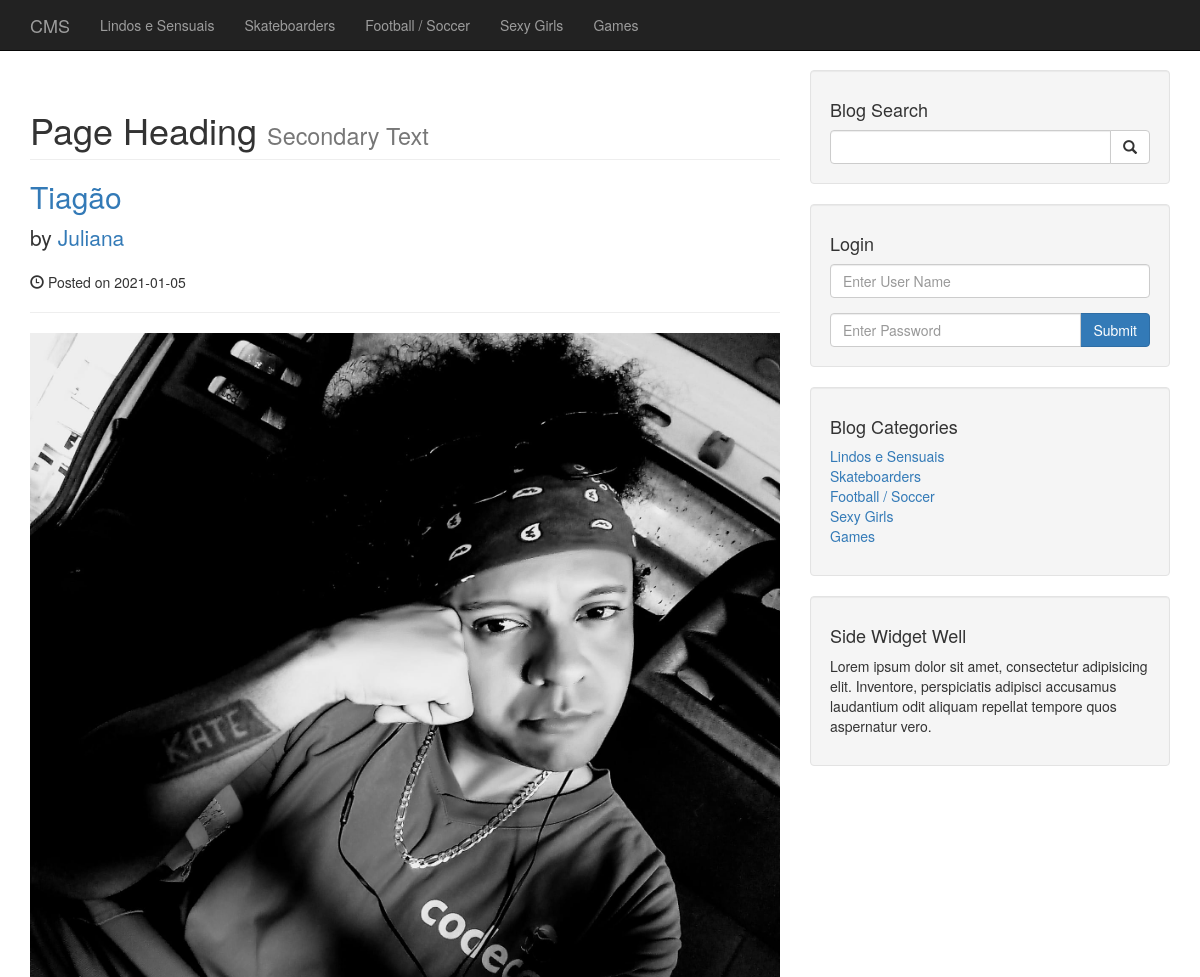
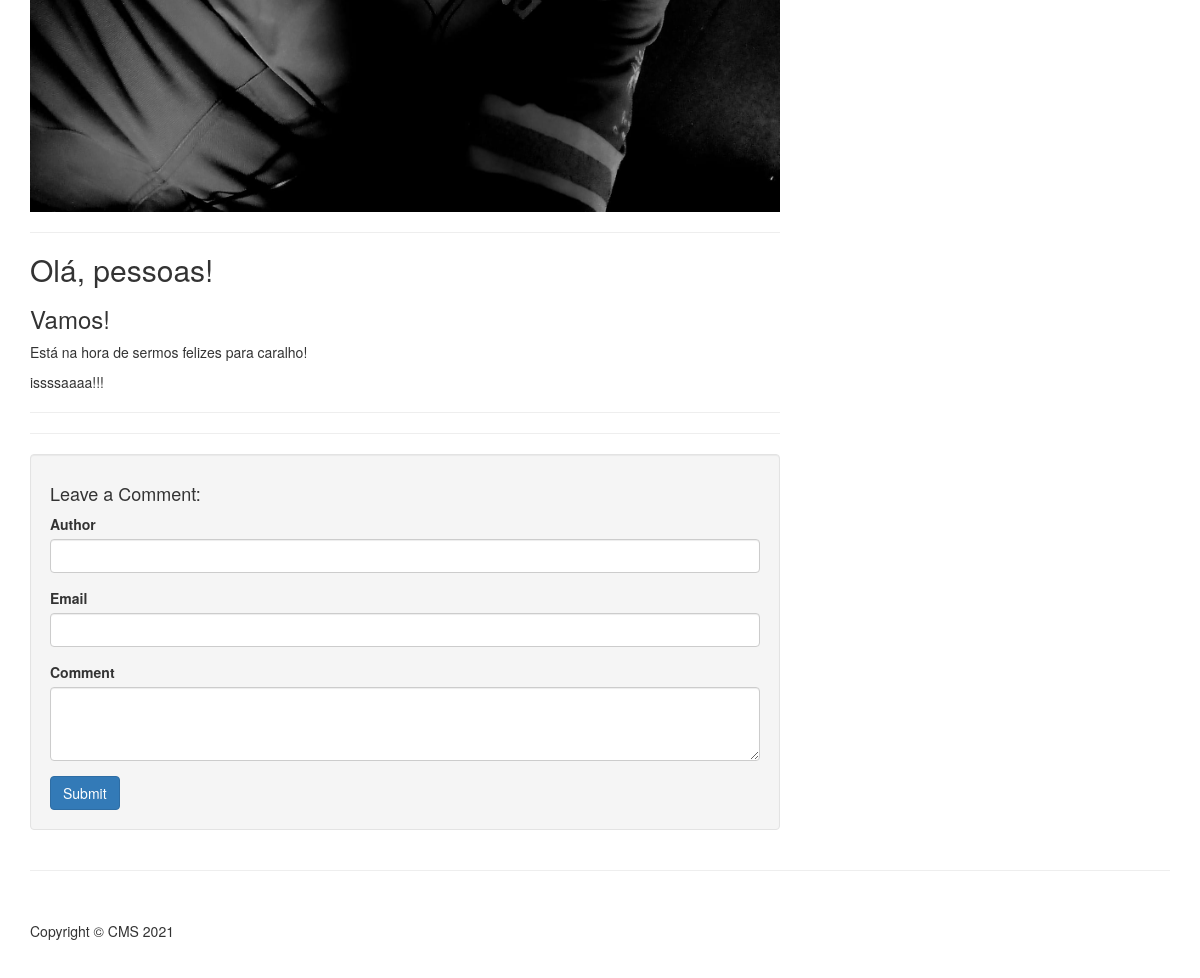
The page /cms/post.php?p_id=24 on the database its author committed (2 pictures, top to bottom).
### tables this page shows
CREATE TABLE `categories` (
  `cat_id` int(3) NOT NULL,
  `cat_title` varchar(255) NOT NULL
);

CREATE TABLE `posts` (
  `post_id` int(3) NOT NULL,
  `post_category_id` int(3) NOT NULL,
  `post_title` varchar(255) NOT NULL,
  `post_author` varchar(255) NOT NULL,
  `post_date` date NOT NULL,
  `post_image` text NOT NULL,
  `post_content` text NOT NULL,
  `post_tags` varchar(255) NOT NULL,
  `post_comment_count` int(11) NOT NULL DEFAULT '0',
  `post_status` varchar(255) NOT NULL DEFAULT 'draft'
);

### cms/post.php (the view, shortened to what this page needs)
<?php require('includes/header.php'); ?>
    <?php require('includes/navigation.php'); ?>
    <div class="container">
        <div class="row">
            <div class="col-md-8">
                <h1 class="page-header">
                    Page Heading
                    <small>Secondary Text</small>
                </h1>
                <?php
                    if (isset($_GET['p_id'])) {
                        $the_post_id = $_GET['p_id'];
                    }
                    $query = "SELECT * FROM posts WHERE post_id = $the_post_id";
                    $select_all_posts_query = mysqli_query($connection, $query);
                    while ($row = mysqli_fetch_assoc($select_all_posts_query)) {
                        $post_title = $row['post_title'];
                        $post_author = $row['post_author'];
                        $post_date = $row['post_date'];
                        $post_image = $row['post_image'];
                        $post_content = $row['post_content'];
                        ?>
                        <h2>
                            <a href="#"><?php echo $post_title; ?></a>
                        </h2>
                        <p class="lead">
                            by <a href="index.php"><?php echo $post_author; ?></a>
                        </p>
                        <p>
                            <span class="glyphicon glyphicon-time">
                            </span>
                            Posted on <?php echo $post_date; ?>
                        </p>
                        <hr>
                        <img class="img-responsive" src="images/<?php echo $post_image; ?>" alt="image" style="width: 100%;">
                        <hr>
                        <p>
                            <?php echo $post_content; ?>
                        </p>
                        <hr>
                        <?php
                    }
                ?>
                <hr>
                <div class="well">
                    <h4>Leave a Comment:</h4>
                    <form role="form" action="" method="post">
                        <div class="form-group">
                            <label for="author">Author</label>
                            <input type="text" class="form-control" name="comment_author" id="author" required maxlength="255">
                        </div>
                        <div class="form-group">
                            <label for="email">Email</label>
                            <input type="email" class="form-control" name="comment_email" id="email" required maxlength="255">
                        </div>
                        <div class="form-group">
                            <label for="comment">Comment</label>
                            <textarea class="form-control" rows="3" name="comment_content" id="comment" required maxlength="1000"></textarea>
                        </div>
                        <button type="submit" name="create_comment" class="btn btn-primary">Submit</button>
                    </form>
                </div>
            </div>
            <?php require('includes/sidebar.php'); ?>
        </div>
        <hr>
<?php require('includes/footer.php'); ?>

### cms/includes/navigation.php (shortened to what this page needs)
<?php require('includes/db.php'); ?>
<nav class="navbar navbar-inverse navbar-fixed-top" role="navigation">
  <div class="container">
    <div class="navbar-header">
      <a class="navbar-brand" href="index.php">CMS</a>
    </div>
    <div class="collapse navbar-collapse" id="bs-example-navbar-collapse-1">
      <ul class="nav navbar-nav">
        <?php
          $query = "SELECT * FROM categories;";
          $select_all_categories_query = mysqli_query($connection, $query);
          while ($row = mysqli_fetch_assoc($select_all_categories_query)) {
            $the_cat_id = $row['cat_id'];
            ?>
              <li>
                <a href="category.php?category=<?= $the_cat_id ?>"><?php echo $row['cat_title']; ?></a>
              </li>
            <?php
          }
        ?>
      </ul>
    </div>
  </div>
</nav>

### cms/includes/sidebar.php
<div class="col-md-4" style="position: -webkit-sticky; position: sticky; top: -70px;">
    <div class="well">
        <h4>Blog Search</h4>
        <form action="search.php" method="post">
            <div class="input-group">
                <input name="search" type="text" class="form-control">
                <span class="input-group-btn">
                    <button name="submit" class="btn btn-default" type="submit">
                        <span class="glyphicon glyphicon-search"></span>
                </button>
                </span>
            </div>
        </form>
    </div>
    <div class="well">
        <h4>Login</h4>
        <form action="includes/login.php" method="post">
            <div class="form-group">
                <input name="user_name" type="text" class="form-control" placeholder="Enter User Name" id="user_name" style="margin-bottom: 5px;">
            </div>
            <div class="input-group">
                <input name="password" type="password" class="form-control" placeholder="Enter Password" id="password">
                <span class="input-group-btn">
                    <button class="btn btn-primary" name="login" type="submit">
                        Submit
                    </button>
                </span>
            </div>
        </form>
    </div>
    <div class="well">
        <?php
          $query = "SELECT * FROM categories;";
          $select_categories_sidebar = mysqli_query($connection, $query);
        ?>
        <h4>Blog Categories</h4>
        <div class="row">
            <div class="col-lg-12">
                <ul class="list-unstyled">
                    <?php
    while ($row = mysqli_fetch_assoc($select_categories_sidebar))
    {
        $the_cat_id = $row['cat_id'];
        ?>
          <li>
            <a href="category.php?category=<?= $the_cat_id ?>"><?php echo $row['cat_title']; ?></a>
          </li>
        <?php
    } ?>
                </ul>
            </div>
        </div>
    </div>
   <?php require('widget.php'); ?>
</div>

### cms/css/blog-home.css (style rules this page uses)
body { padding-top: 70px; }

### rows shown on the page
categories: cat_title "Lindos e Sensuais"
categories: cat_title "Skateboarders"
categories: cat_title "Football / Soccer"
categories: cat_title "Sexy Girls"
categories: cat_title "Games"
posts: post_title "Tiagão", post_author "Juliana", post_date "2021-01-05", post_image (picture), post_content "Olá, pessoas! Vamos! Está na hora de sermos felizes para caralho! issssaaaa!!!"
